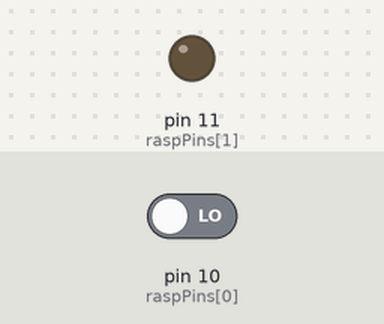
This sketch was run on a simulated Arduino Uno, built with avr-gcc and run on an emulated ATmega328P. On the bench: output pins drawn as LEDs (lit = HIGH). Dashed ring = blinking. The inputs (shaded band) are chosen by the test bench; at power-on: pin 10 (raspPins[0]) LOW. What the sketch prints to the serial monitor is not drawn.

Above: at 1.2 s.
1.3 s: pin 10 (raspPins[0]) driven HIGH
At 2.0 s:
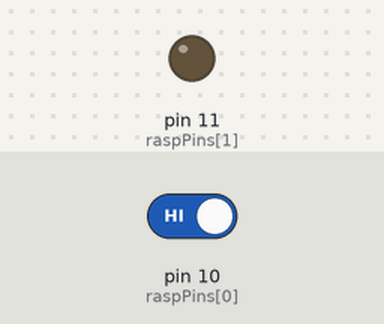
2.8 s: pin 10 (raspPins[0]) driven LOW
At 3.5 s:
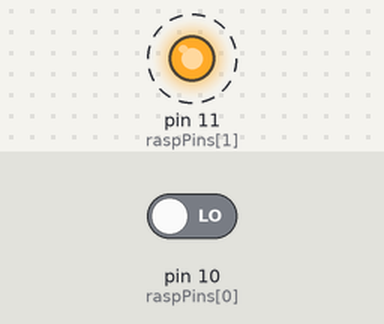
Timing chart, 0 to 11.8 s (numbered marks = the images above; inputs shaded):
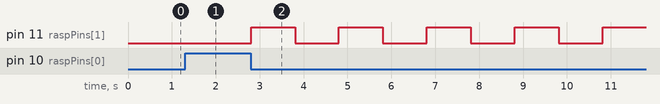

Measured:
- after the input at 1.3 s, pin 11 (raspPins[1]): stays LOW (without the input it goes to HIGH after 0.70 s)
- after the input at 2.8 s, pin 11 (raspPins[1]): alternates HIGH for 1.0 s and LOW for 1.0 s, starting at once

The sketch:

Opdracht_8d.ino
```cpp
// 3 input, 4 output
const int raspPins[] = {10, 11};
unsigned long lastTime = 0;
bool ledState = false;


void setup() {
  Serial.begin(9600);
  pinMode(raspPins[0], INPUT); // Zet de pin voor de Raspberry Pi als ingang
  pinMode(raspPins[1], OUTPUT); // Zet de tweede pin voor de Raspberry Pi als ingang
  digitalWrite(raspPins[1], LOW);
}

void loop() {
  Serial.println(digitalRead(raspPins[0]));
  unsigned long currentTime = millis();
  if (digitalRead(raspPins[0]) == LOW) {
    if (currentTime - lastTime >= 1000){
      lastTime = currentTime;
      if(ledState){
        digitalWrite(raspPins[1], HIGH);
        ledState = false;
      } else {
        digitalWrite(raspPins[1], LOW);
        ledState = true;
      }
    }
  }
}
```
